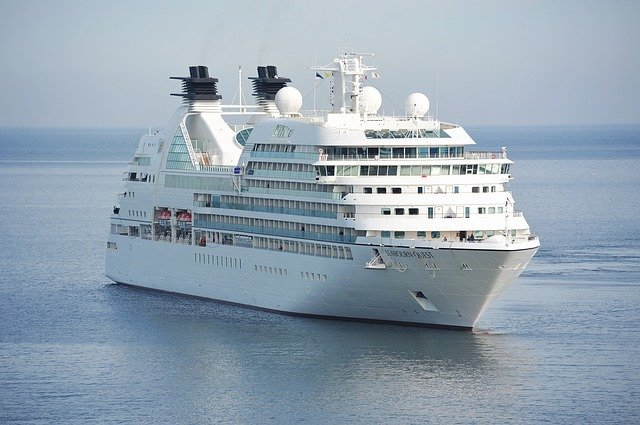
#> input picture Chapter11/Assets/ship.jpg, 640 x 425 px, found by its file name
$ jupyter execute --allow-errors tvm.ipynb   (shell and % lines are left out)
#> lines starting #> are read from the running program, lines starting #| are printed output that depends on the picture
# <b>Chapter 11 - Running ML models on Arduino and Arm Ethos-U55 microNPU using Apache TVM</b>

## <b>Downloading the pre-trained CIFAR-10 model and input test image</b>

### Download the pre-trained CIFAR-10 model

### Download the input.h C header file

## <b>Deploying models with TVM using the ahead-of-time executor on the host machine</b>

### Install TVM (v0.11.1)

### Install the TensorFlow Lite Python package (2.10.0)

### Load the CIFAR-10 TensorFlow Lite model from disk

[cell 1]
import tflite

#> (the rest of this cell did not finish here and is left out)

### Import the TensorFlow Lite model in TVM

[cell 2]
import tvm
#> (the rest of this cell did not finish here and is left out)

### Define the host machine as  target device

#> (a cell that did not finish here is left out)

### Define the C runtime as TVM runtime type

#> (a cell that did not finish here is left out)

### Define AoT executor as TVM executor type

#> (a cell that did not finish here is left out)

### Compile the model for the target

#> (a cell that did not finish here is left out)

### Create the microTVM project

[cell 7]
import os
import shutil

base_dir = "/tmp/tvm/"
build_dir = base_dir + "host"
is_exist = os.path.exists(base_dir)

if is_exist:
  shutil.rmtree(base_dir)

os.mkdir(base_dir)

#> (the rest of this cell did not finish here and is left out)

### Visualize the path to the directory containing the template project for "crt"

[cell 8]
print(tvm.micro.get_microtvm_template_projects("crt"))
#> (this line was passed over: tvm is not available in this run)

### Build and flash

#> (a cell that did not finish here is left out)

### Get the model's input and output quantization parameters

#> (a cell that did not finish here is left out)

### Download test image

### Load the image file and resize to 32x32

[cell 11]
from numpy import asarray
from PIL import Image

img_name = 'ship.jpg'
image = Image.open(img_name)
#> image is the input picture: PIL image 640x425 RGB; mean R, G, B 147.2, 163.2, 177.1
image = image.resize((32,32))
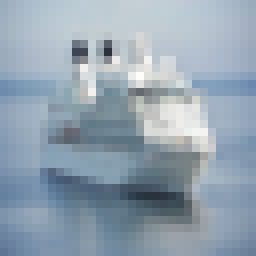
#> image: PIL image 32x32 RGB (shown 8 times larger); mean R, G, B 147.2, 163.2, 177.1
